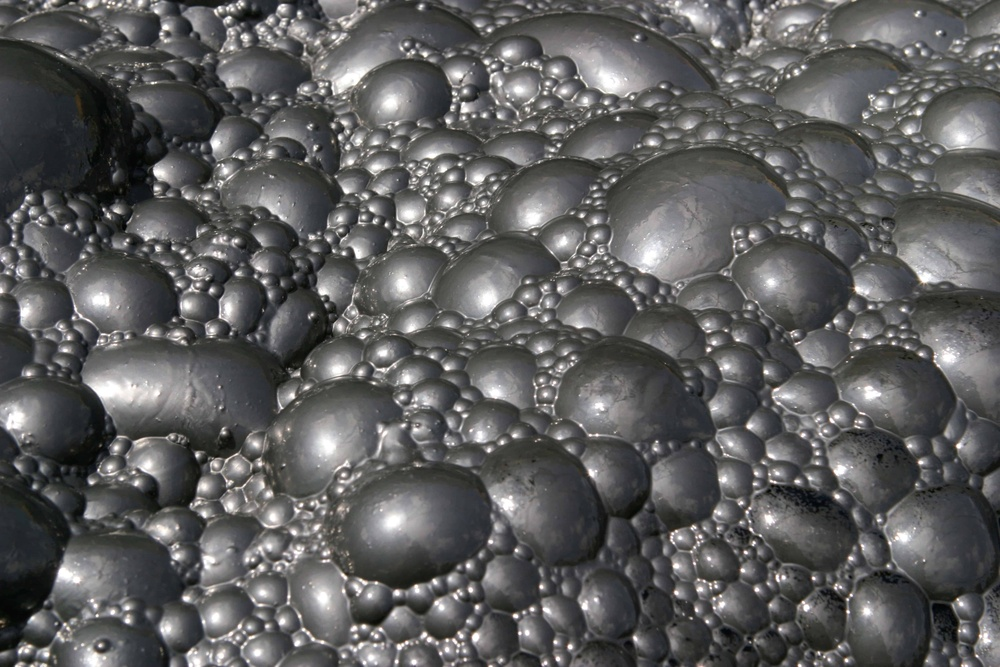
#> input picture bubbles2/images/1-Flotation.jpg, 1000 x 667 px, shrunk from 5906 x 3937 before the run
$ python 1-adaptative.py images/1-Flotation.jpg
#> lines starting #> are read from the running program, lines starting #| are printed output that depends on the picture; after the words box and inside, x2 and y2 are one past the last pixel; in counts of white or black regions, pixels touching at a corner belong together
import cv2
import numpy as np
import logging
import argparse
import os
import json
from datetime import datetime
import time

def setup_logging():
    logging.basicConfig(level=logging.INFO, format="%(asctime)s [%(levelname)s]: %(message)s")

def detect_bubbles(image_path):
#> called with image_path = 'images/1-Flotation.jpg'
    logging.info("Starting bubble detection.")

    # Read the image
    logging.info(f"Reading image from {image_path}.")
    img_original = cv2.imread(image_path, cv2.IMREAD_COLOR)
#> img_original is the input picture: shape (667, 1000, 3); mean B, G, R 93, 92.8, 92.9

    # Convert the image to grayscale
    logging.info("Converting image to grayscale.")
    gray = cv2.cvtColor(img_original, cv2.COLOR_BGR2GRAY)

    # Threshold the image to binary
    logging.info("Applying binary thresholding.")
    thresh = cv2.adaptiveThreshold(gray, 255, cv2.ADAPTIVE_THRESH_MEAN_C, cv2.THRESH_BINARY, 11, 2)
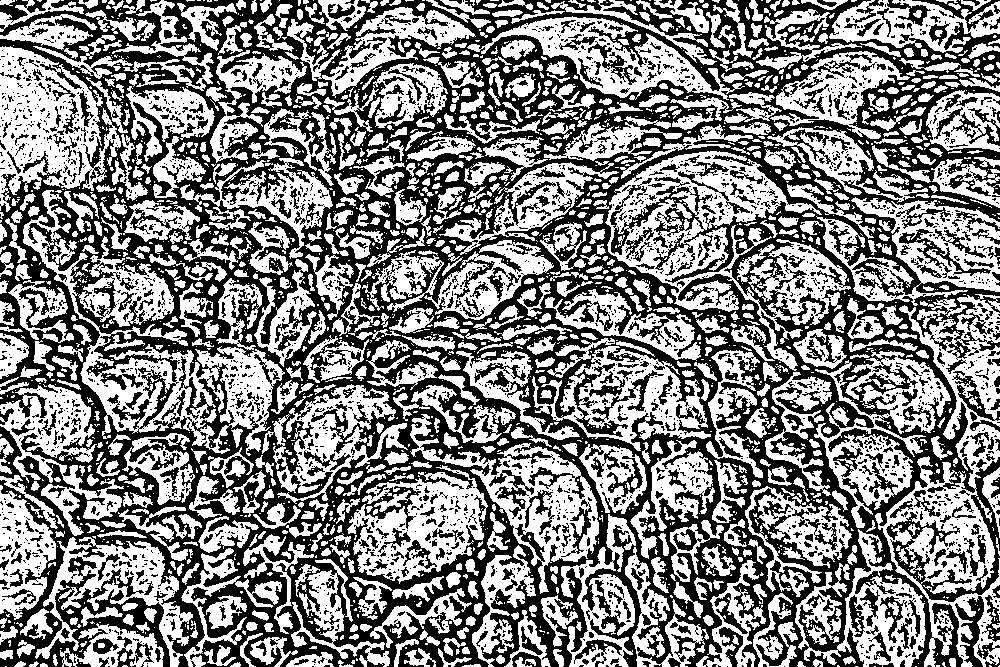
#> thresh: shape (667, 1000); 51.6% white; 2877 black regions (2383 under 20 px), largest, box (x1, y1, x2, y2) and area: (0, 0, 1000, 667) 272312, (955, 596, 984, 667) 851, (899, 229, 991, 278) 770
    # _, thresh = cv2.threshold(gray, 128, 255, cv2.THRESH_BINARY)

    # Contour modes
    contour_modes = [cv2.RETR_EXTERNAL, cv2.RETR_LIST, cv2.RETR_CCOMP, cv2.RETR_TREE]
    contour_mode_names = ["RETR_EXTERNAL", "RETR_LIST", "RETR_CCOMP", "RETR_TREE"]

    # Result folder
    result_folder = "result"
    if not os.path.exists(result_folder):
        logging.info("Creating result folder.")
        os.makedirs(result_folder)

    # Extract the original file name (without extension) from the image_path
    original_file_name = os.path.splitext(os.path.basename(image_path))[0]

    # Current timestamp
    timestamp = datetime.now().strftime("%Y%m%d%H%M%S")

    summary = []

    for mode, mode_name in zip(contour_modes, contour_mode_names):
        logging.info(f"Finding contours using {mode_name} mode.")

        # Start measuring time
        start_time = time.time()

        contours, _ = cv2.findContours(thresh.copy(), mode, cv2.CHAIN_APPROX_SIMPLE)

        # Stop measuring time
        end_time = time.time()
        time_elapsed = end_time - start_time
        time_elapsed = (end_time - start_time) * 1000
        logging.info(f"{mode_name} took {time_elapsed} miliseconds to identify the contours.")

        img = img_original.copy()

        bubble_details = []

        for contour in contours:
            if cv2.contourArea(contour) < 50:
                continue

            # Draw contours in red
            cv2.drawContours(img, [contour], -1, (0, 0, 255), 1)

            # Fit a circle to the contour and draw it
            ((x, y), radius) = cv2.minEnclosingCircle(contour)
            cv2.circle(img, (int(x), int(y)), int(radius), (0, 255, 0), 2)

            # Record the bubble details (x, y, size)
            bubble_details.append({"x": x, "y": y, "size": radius})

        # Save the output image
        output_filename = f"{result_folder}/{mode_name}-detect-test2-{original_file_name}-{timestamp}.jpg"
        logging.info(f"Saving the output image to {output_filename}.")
        cv2.imwrite(output_filename, img)

        # Save the bubble details to a JSON file
        json_filename = f"{result_folder}/{mode_name}-detect-test2-{original_file_name}-{timestamp}.json"
        logging.info(f"Saving the bubble details to {json_filename}.")
        with open(json_filename, 'w') as f:
            json.dump(bubble_details, f)

        summary.append({
            'mode': mode_name,
            'time': time_elapsed,
            'bubbles': len(bubble_details)
        })
#> this loop made 4 passes
#> pass 1, in detect_bubbles, `cv2.imwrite(output_filename, img)`:
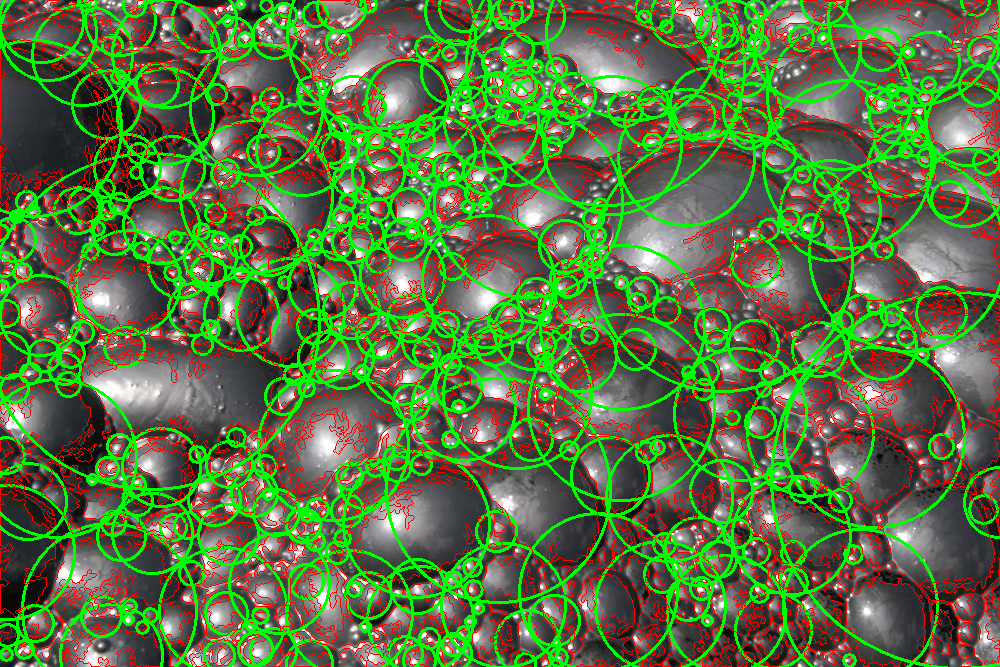
#> saved as RETR_EXTERNAL-detect-test2-1-Flotation-20261120160029.jpg: shape (667, 1000, 3); mean B, G, R 64.3, 116.1, 92.3
#> pass 2, in detect_bubbles, `cv2.imwrite(output_filename, img)`:
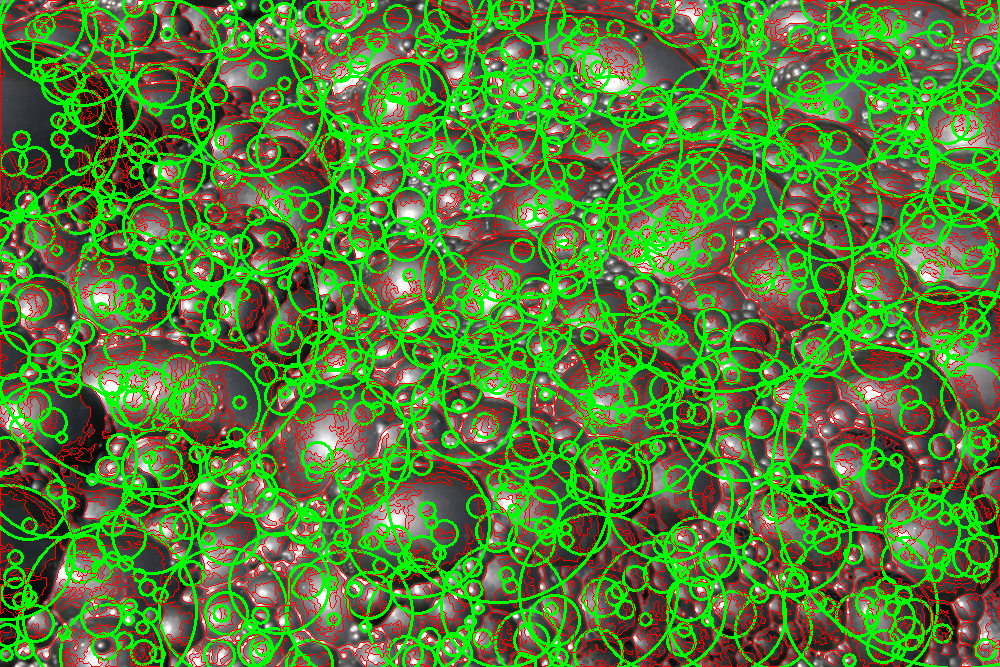
#> saved as RETR_LIST-detect-test2-1-Flotation-20261120160029.jpg: shape (667, 1000, 3); mean B, G, R 52.5, 126.9, 87
#> after the loop:
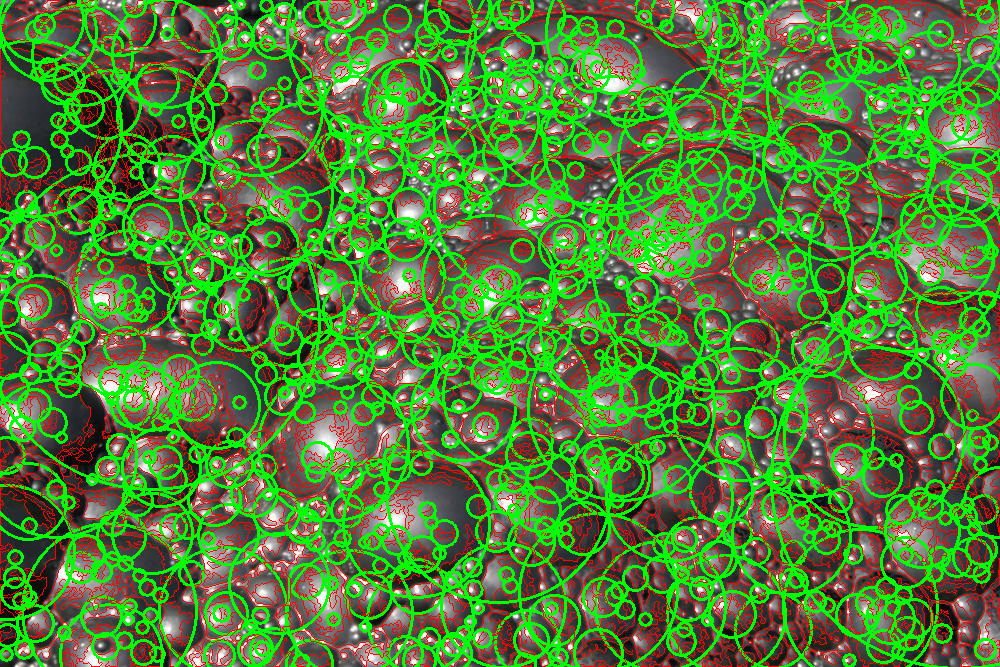
#> img: shape (667, 1000, 3); mean B, G, R 52.5, 128.5, 85.4
#> after the loop, summary = 4 items

    logging.info("Bubble detection completed.")

    # Print Summary
    logging.info("=== Summary ===")
    for entry in summary:
        logging.info(f"{entry['mode']}: {entry['bubbles']} bubbles found, took {entry['time']} miliseconds")
#> this loop made 4 passes
#> entry on passes 1 to 4: {'mode': 'RETR_EXTERNAL', 'time': 10.75, 'bubbles': 419}, {'mode': 'RETR_LIST', 'time': 24.95, 'bubbles': 818}, {'mode': 'RETR_CCOMP', 'time': 27.13, 'bubbles': 818}, {'mode': 'RETR_TREE', 'time': 27.91, 'bubbles': 818}

if __name__ == "__main__":
    setup_logging()

    parser = argparse.ArgumentParser(description="Detect and measure bubbles from an image.")
    parser.add_argument("image_path", type=str, help="Path to the image file.")
    args = parser.parse_args()

    detect_bubbles(args.image_path)
